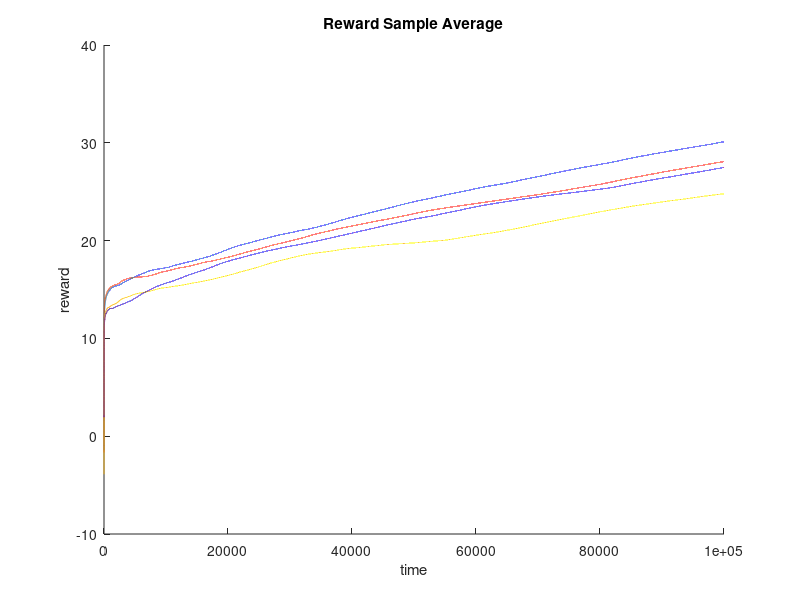
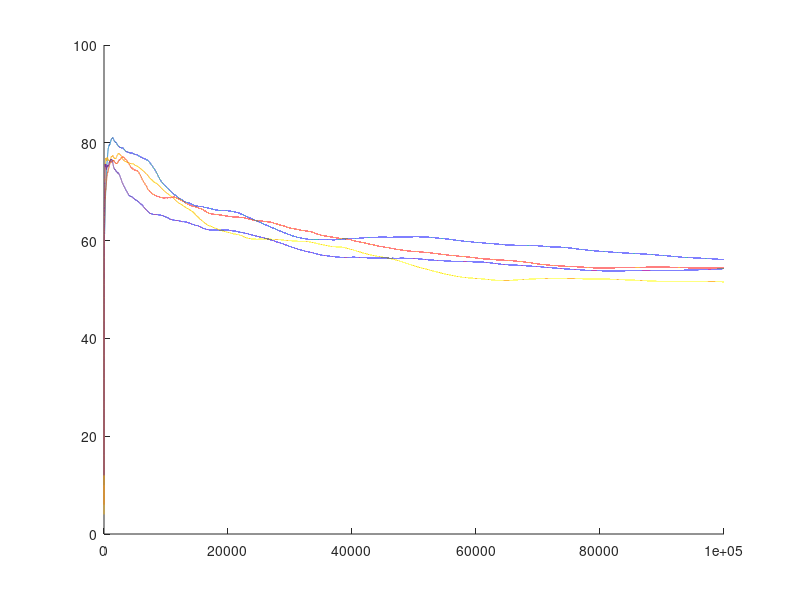

MATLAB code for these plots, in order: (Note: this script raises an error after producing the figures.)
%% Plot dei vari metodi
clc
clear
close all
set(0,'DefaultFigureWindowStyle','docked')

%% Sample average method graphs for different value of epsilon
load 003sample_average_data.mat R_avg BA_array
figure(1);
hold on;
plot(1:length(R_avg),R_avg);
figure(2);
hold on;
plot(1:length(R_avg),BA_array);

load 005sample_average_data.mat R_avg BA_array
figure(1);
hold on;
plot(1:length(R_avg),R_avg);
figure(2);
hold on;
plot(1:length(R_avg),BA_array);

load 01sample_average_data.mat R_avg BA_array
figure(1);
hold on;
plot(1:length(R_avg),R_avg);
figure(2);
hold on;
plot(1:length(R_avg),BA_array);

load 015sample_average_data.mat R_avg BA_array
figure(1);
hold on;
plot(1:length(R_avg),R_avg);
figure(2);
hold on;
plot(1:length(R_avg),BA_array);

figure(1)
title("Reward Sample Average")
xlabel("time")
ylabel("reward")
legend(char(949) + "= 0.03", char(949) + "= 0.05", char(949) + "= 0.10", char(949) + "= 0.15")
figure(2)
title("Quality Sample Average")
xlabel("time")
ylabel("% best actions")
legend(char(949) + "= 0.03", char(949) + "= 0.05", char(949) + "= 0.10", char(949) + "= 0.15")

%% Constant step size method graphs for different value of epsilon
load 003constant_stp_size_data.mat R_avg BA_array
figure(3);
hold on;
plot(1:length(R_avg),R_avg);
figure(4);
hold on;
plot(1:length(R_avg),BA_array);

load 005constant_stp_size_data.mat R_avg BA_array
figure(3);
hold on;
plot(1:length(R_avg),R_avg);
figure(4);
hold on;
plot(1:length(R_avg),BA_array);

load 01constant_stp_size_data.mat R_avg BA_array
figure(3);
hold on;
plot(1:length(R_avg),R_avg);
figure(4);
hold on;
plot(1:length(R_avg),BA_array);

load 015constant_stp_size_data.mat R_avg BA_array
figure(3);
hold on;
plot(1:length(R_avg),R_avg);
figure(4);
hold on;
plot(1:length(R_avg),BA_array);

figure(3)
title("Reward Constant Step Size")
xlabel("time")
ylabel("reward")
legend(char(949) + "= 0.03", char(949) + "= 0.05", char(949) + "= 0.10", char(949) + "= 0.15")
figure(4)
title("Quality Constant Step Size")
xlabel("time")
ylabel("% best actions")
legend(char(949) + "= 0.03", char(949) + "= 0.05", char(949) + "= 0.10", char(949) + "= 0.15")

%% UCB method graphs for different value of c
load 05UCB_data.mat R_avg BA_array
figure(5);
hold on;
plot(1:length(R_avg),R_avg);
figure(6);
hold on;
plot(1:length(R_avg),BA_array);

load 07UCB_data.mat R_avg BA_array
figure(5);
hold on;
plot(1:length(R_avg),R_avg);
figure(6);
hold on;
plot(1:length(R_avg),BA_array);

load 1UCB_data.mat R_avg BA_array
figure(5);
hold on;
plot(1:length(R_avg),R_avg);
figure(6);
hold on;
plot(1:length(R_avg),BA_array);

load 10UCB_data.mat R_avg BA_array
figure(5);
hold on;
plot(1:length(R_avg),R_avg);
figure(6);
hold on;
plot(1:length(R_avg),BA_array);

load 15UCB_data.mat R_avg BA_array
figure(5);
hold on;
plot(1:length(R_avg),R_avg);
figure(6);
hold on;
plot(1:length(R_avg),BA_array);

load 18UCB_data.mat R_avg BA_array
figure(5);
hold on;
plot(1:length(R_avg),R_avg);
figure(6);
hold on;
plot(1:length(R_avg),BA_array);

figure(5)
title("Reward UCB")
xlabel("time")
ylabel("reward")
legend("c = 05", "c = 07", "c = 1", "c = 10", "c = 15", "c = 18")
figure(6)
title("Quality UCB")
xlabel("time")
ylabel("% best actions")
legend("c = 05", "c = 07", "c = 1", "c = 10", "c = 15", "c = 18")


%% Confronto
load 003sample_average_data.mat R_avg BA_array
figure(7);
hold on;
plot(1:length(R_avg),R_avg);
figure(8);
hold on;
plot(1:length(R_avg),BA_array);

load 003constant_stp_size_data.mat R_avg BA_array
figure(7);
hold on;
plot(1:length(R_avg),R_avg);
figure(8);
hold on;
plot(1:length(R_avg),BA_array);

load 15UCB_data.mat R_avg BA_array
figure(7);
hold on;
plot(1:length(R_avg),R_avg);
figure(8);
hold on;
plot(1:length(R_avg),BA_array);

load preferences_gradient_data.mat R_avg BA_array
figure(7);
hold on;
plot(1:length(R_avg),R_avg);
figure(8);
hold on;
plot(1:length(R_avg),BA_array);

figure(7);
title("Reward")
xlabel("time");
ylabel("average reward");
legend("Sample average", "Constant step size", "UCB", "Preferences gradient");
figure(8);
title("Quality")
xlabel("time");
ylabel("percentage best action");
legend("Sample average", "Constant step size", "UCB", "Preferences gradient");

%% Confronto stazionario , senza random walks nelle medie
load 003sample_average_data_cost.mat R_avg BA_array
figure(9);
hold on;
plot(1:length(R_avg),R_avg);
figure(10);
hold on;
plot(1:length(R_avg),BA_array);

load 003constant_stp_size_data_cost.mat R_avg BA_array
figure(9);
hold on;
plot(1:length(R_avg),R_avg);
figure(10);
hold on;
plot(1:length(R_avg),BA_array);

load 15UCB_data_cost.mat R_avg BA_array
figure(9);
hold on;
plot(1:length(R_avg),R_avg);
figure(10);
hold on;
plot(1:length(R_avg),BA_array);

load preferences_gradient_data_cost.mat R_avg BA_array
figure(9);
hold on;
plot(1:length(R_avg),R_avg);
figure(10);
hold on;
plot(1:length(R_avg),BA_array);

figure(9);
title("Reward")
xlabel("time");
ylabel("average reward");
legend("Sample average", "Constant step size", "UCB", "Preferences gradient");
figure(10);
title("Quality")
xlabel("time");
ylabel("percentage best action");
legend("Sample average", "Constant step size", "UCB", "Preferences gradient");

%% Confronto senza episodi
load 003sample_average_data_p.mat R_avg BA_array
figure(11);
hold on;
plot(1:length(R_avg),R_avg);
figure(12);
hold on;
plot(1:length(R_avg),BA_array);

load 003constant_stp_size_data_p.mat R_avg BA_array
figure(11);
hold on;
plot(1:length(R_avg),R_avg);
figure(12);
hold on;
plot(1:length(R_avg),BA_array);

load 15UCB_data_p.mat R_avg BA_array
figure(11);
hold on;
plot(1:length(R_avg),R_avg);
figure(12);
hold on;
plot(1:length(R_avg),BA_array);

load preferences_gradient_data_p.mat R_avg BA_array
figure(11);
hold on;
plot(1:length(R_avg),R_avg);
figure(12);
hold on;
plot(1:length(R_avg),BA_array);

figure(11);
title("Reward")
xlabel("time");
ylabel("average reward");
legend("Sample average", "Constant step size", "UCB", "Preferences gradient");
figure(12);
title("Quality")
xlabel("time");
ylabel("percentage best action");
legend("Sample average", "Constant step size", "UCB", "Preferences gradient");